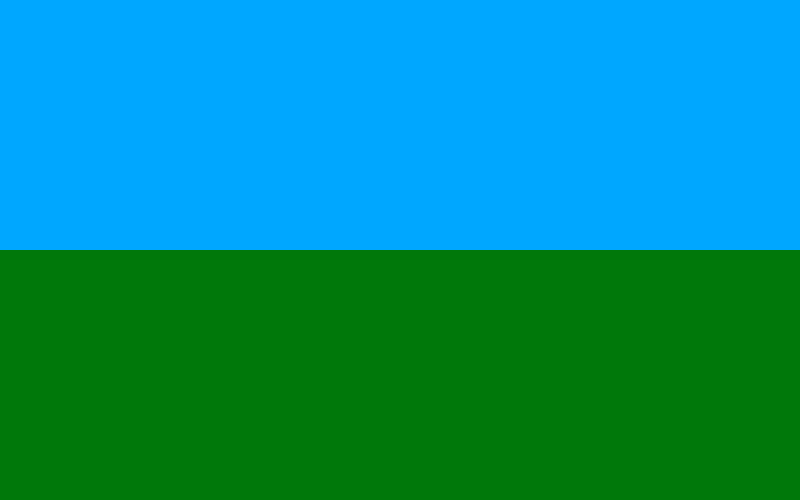
Frame 1 (no input)
Frame 60 (the mouse pressed at the canvas centre just before this capture): identical to frame 1, image omitted
Frame 120 (the mouse held since frame 60 and released just before this capture): identical to frame 1, image omitted

The Processing sketch that drew this single still picture (run headless with seeded random() and noise(); from frame 60 on, the mouse is pressed at the canvas centre):

// Processing sketch: processing_51721
// ── processing_51721.pde

/*************************************************************************************
* Assignment #2
* Kelli Breeden
* kbreeden@brynmawr.edu
* CS 110 - Section 2
* Submitted 2/7/2012
*
* This sketch provides a horizon of sky and grass. When the mouse is clicked on the
* ground, flowers are drawn proportional to their position with the horizon. When
* the mouse is clicked in the sky area, clouds are drawn. These are also proportional
* to the horizon, with the smallest being those closest to the horizon, and the
* largest being nearest to the top of the window. These proportions should apply
* regardless of the window size.
**************************************************************************************/

void setup() {
  size(800,500);
  smooth();
  noStroke();
  background(0,120,10); //ground color
  fill(0,167,255); 
  rect(0,0,width,height/2); //sky
}

void draw() {}

void mousePressed(){
  if(mouseY<height/2){
    //designates the proportions of the clouds
    if(mouseY<height/5){
      drawcloud (1,1);
    }
    else if (mouseY>height/3){
      drawcloud(2,2);
    }  
    else if (mouseY>height/5 && mouseY<height/3){
      drawcloud(1.5,1.5);
    }
  }
  else if (mouseY>height/2){
    //designates the scaling of the flowers
    if(mouseY<(height*3)/5){
      drawflower (mouseX,mouseY,int(5),2,2);
    }
    else if (mouseY>(height*6)/7){
      drawflower (mouseX,mouseY,int(5),1,1);
    }  
    else if (mouseY>(height*3)/5 && mouseY<(height*6)/7){
      drawflower (mouseX,mouseY,int(5),1.5,1.5);
    }
  }
}

//draws clouds of nested ellipses over varying sizes based on variables
//scaleX and scaleY
void drawcloud (float scaleX, float scaleY){
  fill(255);
  noStroke();
  ellipse(mouseX,mouseY,75/scaleX,50/scaleY);
  ellipse(mouseX+(40/scaleX),mouseY-(15/scaleY),75/scaleX,50/scaleY);
  ellipse(mouseX-(50/scaleX),mouseY-(15/scaleY),75/scaleX,50/scaleY);
  ellipse(mouseX-(30/scaleX),mouseY-(40/scaleY),75/scaleX,50/scaleY);
  ellipse(mouseX+(20/scaleX),mouseY-(45/scaleY),75/scaleX,50/scaleY);
}

//draws flowers of varying sizes based on variables scaleW and scaleZ
void drawflower(int centerX,int centerY, int n, float scaleW, float scaleZ) {
  float angle = 2*PI/n;  // n determines number of petals
  for (int i=0; i<n; i++) {
    stroke(110,0,149);
    fill(130,0,167,100);
    ellipse(centerX+(15/scaleW)*cos(angle*i), centerY+(15/scaleZ)*sin(angle*i), 30/scaleW, 30/scaleZ);
  }
}
